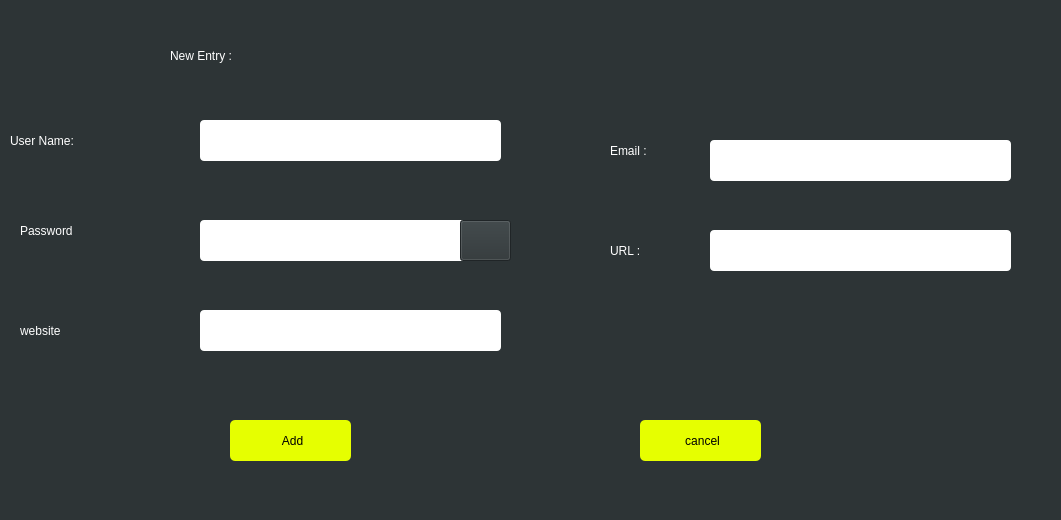
<?xml version="1.0" encoding="UTF-8"?>
<ui version="4.0">
 <class>new_entry</class>
 <widget class="QWidget" name="new_entry">
  <property name="geometry">
   <rect>
    <x>0</x>
    <y>0</y>
    <width>1061</width>
    <height>520</height>
   </rect>
  </property>
  <property name="windowTitle">
   <string>Form</string>
  </property>
  <property name="styleSheet">
   <string notr="true">background-color: rgb(45, 52, 54);</string>
  </property>
  <widget class="QLineEdit" name="username">
   <property name="geometry">
    <rect>
     <x>200</x>
     <y>120</y>
     <width>301</width>
     <height>41</height>
    </rect>
   </property>
   <property name="styleSheet">
    <string notr="true">background-color: rgb(255, 255, 255);
border-radius: 4px ; 
padding-right:8px ; 
padding-left:8px ; 

</string>
   </property>
   <property name="echoMode">
    <enum>QLineEdit::Normal</enum>
   </property>
  </widget>
  <widget class="QLineEdit" name="password">
   <property name="geometry">
    <rect>
     <x>200</x>
     <y>220</y>
     <width>301</width>
     <height>41</height>
    </rect>
   </property>
   <property name="styleSheet">
    <string notr="true">background-color: rgb(255, 255, 255);
border-radius: 4px ; 
padding-right:8px ; 
padding-left:8px ; 

</string>
   </property>
   <property name="echoMode">
    <enum>QLineEdit::Normal</enum>
   </property>
  </widget>
  <widget class="QLineEdit" name="website">
   <property name="geometry">
    <rect>
     <x>200</x>
     <y>310</y>
     <width>301</width>
     <height>41</height>
    </rect>
   </property>
   <property name="styleSheet">
    <string notr="true">background-color: rgb(255, 255, 255);
border-radius: 4px ; 
padding-right:8px ; 
padding-left:8px ; 

</string>
   </property>
   <property name="echoMode">
    <enum>QLineEdit::Normal</enum>
   </property>
  </widget>
  <widget class="QLabel" name="Username">
   <property name="geometry">
    <rect>
     <x>10</x>
     <y>130</y>
     <width>101</width>
     <height>21</height>
    </rect>
   </property>
   <property name="styleSheet">
    <string notr="true">font: 63 12pt &quot;Segoe UI&quot;;
color: rgb(255, 255, 255);</string>
   </property>
   <property name="text">
    <string>User Name:</string>
   </property>
  </widget>
  <widget class="QLabel" name="Username_2">
   <property name="geometry">
    <rect>
     <x>20</x>
     <y>220</y>
     <width>101</width>
     <height>21</height>
    </rect>
   </property>
   <property name="styleSheet">
    <string notr="true">font: 63 12pt &quot;Segoe UI&quot;;
color: rgb(255, 255, 255);</string>
   </property>
   <property name="text">
    <string>Password</string>
   </property>
  </widget>
  <widget class="QLabel" name="Username_3">
   <property name="geometry">
    <rect>
     <x>20</x>
     <y>320</y>
     <width>101</width>
     <height>21</height>
    </rect>
   </property>
   <property name="styleSheet">
    <string notr="true">font: 63 12pt &quot;Segoe UI&quot;;
color: rgb(255, 255, 255);</string>
   </property>
   <property name="text">
    <string>website</string>
   </property>
  </widget>
  <widget class="QLabel" name="Username_4">
   <property name="geometry">
    <rect>
     <x>160</x>
     <y>30</y>
     <width>191</width>
     <height>51</height>
    </rect>
   </property>
   <property name="styleSheet">
    <string notr="true">font: 63 16pt &quot;Segoe UI Semibold&quot;;
color: rgb(255, 255, 255);
padding-left: 7px ; 
</string>
   </property>
   <property name="text">
    <string>New Entry : </string>
   </property>
  </widget>
  <widget class="QPushButton" name="add_button">
   <property name="geometry">
    <rect>
     <x>230</x>
     <y>420</y>
     <width>121</width>
     <height>41</height>
    </rect>
   </property>
   <property name="styleSheet">
    <string notr="true">background-color: rgb(230, 255, 0);
font: 10pt &quot;Segoe UI&quot;;
padding-left:4px ; 
border-radius: 5px ; 
</string>
   </property>
   <property name="text">
    <string>Add</string>
   </property>
  </widget>
  <widget class="QPushButton" name="pushButton">
   <property name="geometry">
    <rect>
     <x>460</x>
     <y>220</y>
     <width>51</width>
     <height>41</height>
    </rect>
   </property>
   <property name="styleSheet">
    <string notr="true">image: url(:/img/images/rand.png);</string>
   </property>
   <property name="text">
    <string/>
   </property>
  </widget>
  <widget class="QLabel" name="Username_5">
   <property name="geometry">
    <rect>
     <x>610</x>
     <y>140</y>
     <width>71</width>
     <height>21</height>
    </rect>
   </property>
   <property name="styleSheet">
    <string notr="true">font: 63 12pt &quot;Segoe UI&quot;;
color: rgb(255, 255, 255);</string>
   </property>
   <property name="text">
    <string>Email : </string>
   </property>
  </widget>
  <widget class="QLabel" name="Username_6">
   <property name="geometry">
    <rect>
     <x>610</x>
     <y>240</y>
     <width>51</width>
     <height>21</height>
    </rect>
   </property>
   <property name="styleSheet">
    <string notr="true">font: 63 12pt &quot;Segoe UI&quot;;
color: rgb(255, 255, 255);</string>
   </property>
   <property name="text">
    <string>URL :</string>
   </property>
  </widget>
  <widget class="QLineEdit" name="email">
   <property name="geometry">
    <rect>
     <x>710</x>
     <y>140</y>
     <width>301</width>
     <height>41</height>
    </rect>
   </property>
   <property name="styleSheet">
    <string notr="true">background-color: rgb(255, 255, 255);
border-radius: 4px ; 
padding-right:8px ; 
padding-left:8px ; 

</string>
   </property>
   <property name="echoMode">
    <enum>QLineEdit::Normal</enum>
   </property>
  </widget>
  <widget class="QLineEdit" name="url">
   <property name="geometry">
    <rect>
     <x>710</x>
     <y>230</y>
     <width>301</width>
     <height>41</height>
    </rect>
   </property>
   <property name="styleSheet">
    <string notr="true">background-color: rgb(255, 255, 255);
border-radius: 4px ; 
padding-right:8px ; 
padding-left:8px ; 

</string>
   </property>
   <property name="echoMode">
    <enum>QLineEdit::Normal</enum>
   </property>
  </widget>
  <widget class="QPushButton" name="cancel_button">
   <property name="geometry">
    <rect>
     <x>640</x>
     <y>420</y>
     <width>121</width>
     <height>41</height>
    </rect>
   </property>
   <property name="styleSheet">
    <string notr="true">background-color: rgb(230, 255, 0);
font: 10pt &quot;Segoe UI&quot;;
padding-left:4px ; 
border-radius: 5px ; 
</string>
   </property>
   <property name="text">
    <string>cancel</string>
   </property>
  </widget>
 </widget>
 <resources/>
 <connections/>
</ui>
